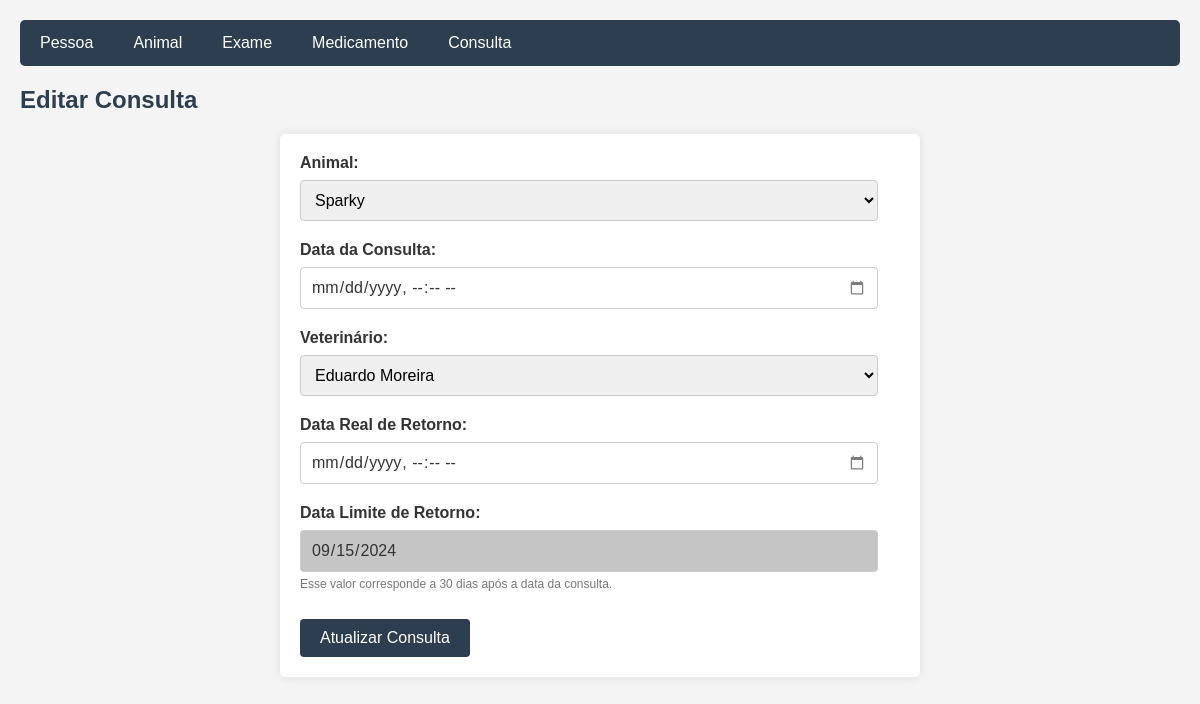
/Consulta/update.php?idConsulta=49, run on an earlier commit of the app's database.
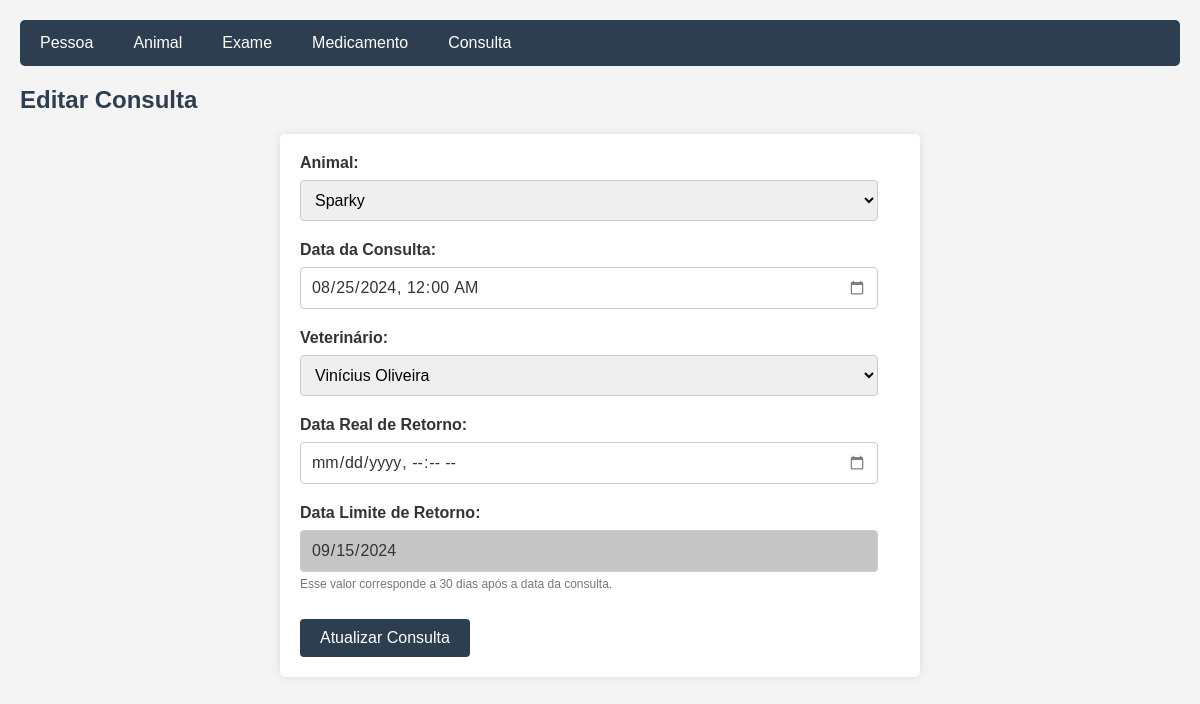
And on a later commit of the database.
### tables this page shows
CREATE TABLE IF NOT EXISTS Consulta (
    idConsulta INT AUTO_INCREMENT NOT NULL PRIMARY KEY,
    idAnimal INT NOT NULL,
    dataConsulta DATETIME NOT NULL,
    idPessoa INT NOT NULL,
    dataRealRetorno DATETIME NULL,
    dataLimiteRetorno DATE NOT NULL,
    UNIQUE KEY (idAnimal, dataConsulta),
    INDEX fk_Consulta_Animal_idx (idAnimal ASC) VISIBLE,
    INDEX fk_Consulta_Pessoa_idx (idPessoa ASC) VISIBLE,
    INDEX uq_consulta (dataConsulta ASC, idAnimal ASC) VISIBLE,
    CONSTRAINT fk_Consulta_Animal
        FOREIGN KEY (idAnimal)
        REFERENCES Animal (idAnimal)
        ON DELETE RESTRICT
        ON UPDATE CASCADE,
    CONSTRAINT fk_Consulta_Pessoa
        FOREIGN KEY (idPessoa)
        REFERENCES Pessoa (idPessoa)
        ON DELETE RESTRICT
        ON UPDATE CASCADE);

### Consulta/update.php (the view, shortened to what this page needs)
<?php
    include '../config.php';
    $idConsulta = $_GET['idConsulta'];
    $sql = "SELECT * FROM Consulta WHERE idConsulta = $idConsulta";
    $result = $conn->query($sql);
    if ($result->num_rows > 0) {
        $consulta = $result->fetch_assoc();
    } else {
        echo "<div class='error-message'>Consulta não encontrada.</div>";
        exit();
    }
?>
<!DOCTYPE html>
<html>
<head>
    <link rel="stylesheet" type="text/css" href="../styles.css">
</head>
<body>
    <div class="navbar">
        <a href="../Pessoa/index.php">Pessoa</a>
        <a href="../Animal/index.php">Animal</a>
        <a href="../Exame/index.php">Exame</a>
        <a href="../Medicamento/index.php">Medicamento</a>
        <a href="index.php">Consulta</a>
    </div>
    <h2>Editar Consulta</h2>
    <form method="post" action="">
        <label for="idAnimal">Animal:</label>
        <select name="idAnimal" required>
            <?php
                $sql = "SELECT idAnimal, nome FROM Animal ORDER BY nome";
                $result = $conn->query($sql);
                if ($result->num_rows > 0) {
                    while($row = $result->fetch_assoc()) {
                        $selected = ($row['idAnimal'] == $consulta['idAnimal']) ? "selected" : "";
                        echo "<option value='" . $row['idAnimal'] . "' $selected>" . $row['nome'] . "</option>";
                    }
                } else {
                    echo "<option value=''>Nenhum animal disponível</option>";
                }
            ?>
        </select><br>
        <label for="dataConsulta">Data da Consulta:</label>
        <input type="datetime-local" name="dataConsulta" id="dataConsulta" value="<?php echo $consulta['dataConsulta']; ?>" required oninput="calcularDataLimite()"><br>
        <label for="idPessoa">Veterinário:</label>
        <select name="idPessoa" required>
            <?php
                $sql = "SELECT idPessoa, nome FROM Pessoa WHERE tipo = 'Veterinario' OR tipo = 'Ambos' ORDER BY nome";
                $result = $conn->query($sql);
                if ($result->num_rows > 0) {
                    while($row = $result->fetch_assoc()) {
                        $selected = ($row['idPessoa'] == $consulta['idPessoa']) ? "selected" : "";
                        echo "<option value='" . $row['idPessoa'] . "' $selected>" . $row['nome'] . "</option>";
                    }
                } else {
                    echo "<option value=''>Nenhum veterinário disponível</option>";
                }
            ?>
        </select><br>
        <label for="dataRealRetorno">Data Real de Retorno:</label>
        <input type="datetime-local" name="dataRealRetorno" value="<?php echo $consulta['dataRealRetorno']; ?>"><br>
        <label for="dataLimiteRetorno">Data Limite de Retorno:</label>
        <input type="date" name="dataLimiteRetorno" id="dataLimiteRetorno" value="<?php echo $consulta['dataLimiteRetorno']; ?>" readonly required><br>
        <small class="info-text">Esse valor corresponde a 30 dias após a data da consulta.</small><br>
        <input type="submit" value="Atualizar Consulta">
    </form>
</body>
</html>

What changed in the data, as far as the page shows it:
changed consulta: dataConsulta (not shown) → "08/25/2024 00:00"
Also different on the page:
form field idPessoa: "Eduardo Moreira" → "Vinícius Oliveira"
